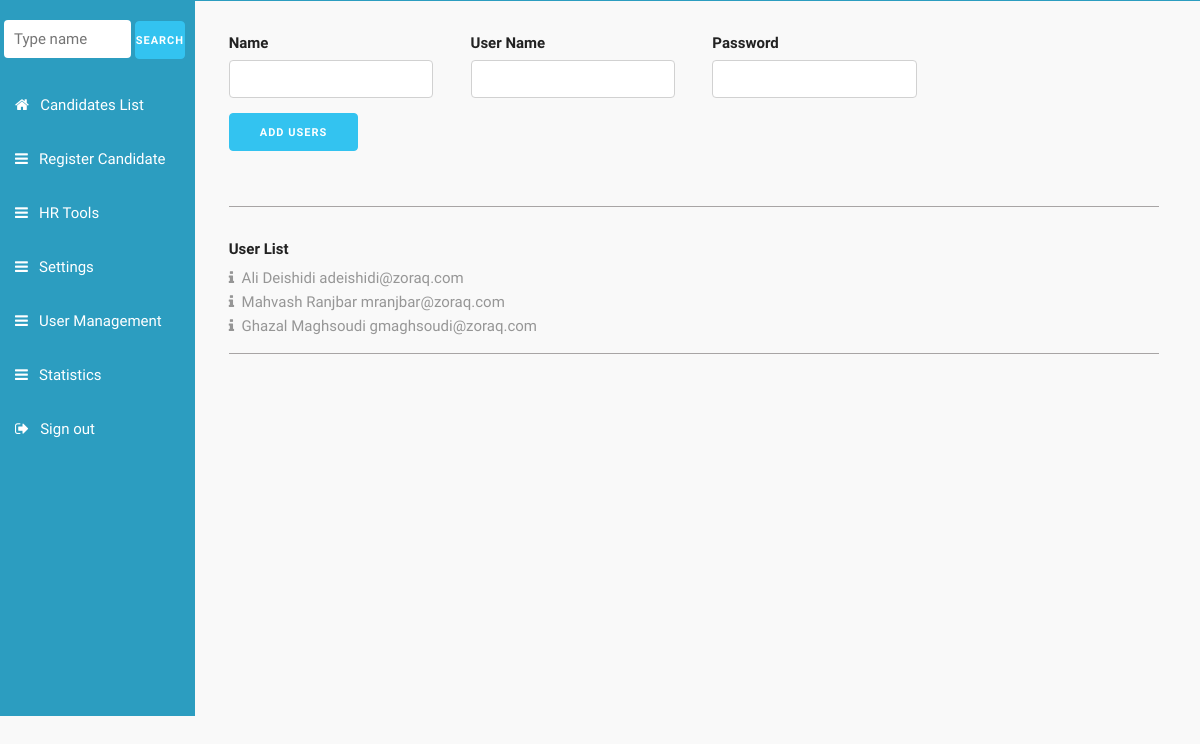
/users.php (signed in), run on the app's committed database.
### tables this page shows
CREATE TABLE IF NOT EXISTS `users` (
`user_id` int(11) NOT NULL,
  `username` varchar(255) NOT NULL,
  `password` varchar(255) NOT NULL,
  `name` varchar(255) NOT NULL
);

### lib/functions.php (called while the page is built, shortened)
<?php
function user_list(){
    Global $link;
    $result = $link->query("SELECT  * FROM  `users`");
    while ($row = $result->fetch_assoc()) {
        $users[]= $row;
    }
    return $users;
}

### users.php (the view, shortened to what this page needs)
<?php
require_once('lib/functions.php');
?>
<?php
require_once("menu.php");
?>
    <div class="box-container">
        <form method="post">
            <div class="row">
                <div class="three columns">
                    <label for="name">Name</label>
                    <input name="name" id="name" placeholder="" type="text" class="u-full-width">
                </div>
                <div class="three columns">
                    <label for="username">User Name</label>
                    <input name="username" id="name" placeholder="" type="text" class="u-full-width">
                </div>
                <div class="three columns">
                    <label for="password">Password</label>
                    <input name="password" id="password" placeholder="" type="text" class="u-full-width">
                </div>
            </div>
            <div class="row">
                <input class="button-primary" value="Add Users" type="submit" name="submit-user">
            </div>
        </form>
    </div>
    <div class="box-container">
        <div class="row">
            <label for="user_list">User List</label>
            <?php
            $user_list=user_list();
            for($i=0;$i<count($user_list);$i++){
                echo '<div class="row list"><i class="fa fa-info fa-padding" aria-hidden="true"></i>';
                echo $user_list[$i]['name']. "    ";
                echo $user_list[$i]['username'];
                echo '</div>';
            }
            ?>
        </div>
    </div>
</div>
</body>
</html>

### css/skeleton.css (style rules this page uses)
.column, .columns { width: 100%; float: left; box-sizing: border-box; }
@media (min-width: 550px) { .column, .columns { margin-left: 4%; } }
@media (min-width: 550px) { .column:first-child, .columns:first-child { margin-left: 0; } }
@media (min-width: 550px) { .three.columns { width: 22%; } }
html { font-size: 62.5%; }
body { font-size: 1.5em; line-height: 1.6; font-weight: 400; font-family: "Raleway", "HelveticaNeue", "Helvetica Neue", Helvetica, Arial, sans-serif; color: #222; }
.button, button, input[type="submit"], input[type="reset"], input[type="button"] { display: inline-block; height: 38px; padding: 0 30px; color: #555; text-align: center; font-size: 11px; font-weight: 600; line-height: 38px; letter-spacing: .1rem; text-transform: uppercase; text-decoration: none; white-space: nowrap; background-color: transparent; border-radius: 4px; border: 1px solid #bbb; cursor: pointer; box-sizing: border-box; }
.button.button-primary, button.button-primary, input[type="submit"].button-primary, input[type="reset"].button-primary, input[type="button"].button-primary { color: #FFF; background-color: #33C3F0; border-color: #33C3F0; }
input[type="email"], input[type="number"], input[type="search"], input[type="text"], input[type="tel"], input[type="url"], input[type="password"], textarea, select { height: 38px; padding: 6px 10px; background-color: #fff; border: 1px solid #D1D1D1; border-radius: 4px; box-shadow: none; box-sizing: border-box; }
input[type="email"], input[type="number"], input[type="search"], input[type="text"], input[type="tel"], input[type="url"], input[type="password"], textarea { -webkit-appearance: none; -moz-appearance: none; appearance: none; }
label, legend { display: block; margin-bottom: .5rem; font-weight: 600; }
input, textarea, select, fieldset { margin-bottom: 1.5rem; }
pre, blockquote, dl, figure, table, p, ul, ol, form { margin-bottom: 2.5rem; }
.u-full-width { width: 100%; box-sizing: border-box; }
.container:after, .row:after, .u-cf { content: ""; display: table; clear: both; }

### css/style.css (style rules this page uses)
body { font-family: 'Palanquin', sans-serif; background: rgb(249, 249, 249) none repeat scroll 0% 0%; border-top: 0.8px solid #2C9DC0; }
.fa-padding { padding-right: 0.5em; }
.list { color: rgb(150, 150, 150); }
.box-container { border-bottom: 1px #a8a5a5 solid; padding-bottom: 1em; margin-bottom: 2em; }

### data on the page
users: name "Ali Deishidi", username "adeishidi@zoraq.com"
users: name "Mahvash Ranjbar", username "mranjbar@zoraq.com"
users: name "Ghazal Maghsoudi", username "gmaghsoudi@zoraq.com"
